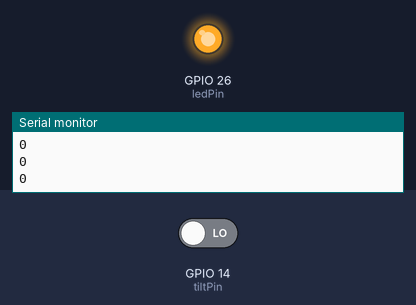
The sketch below on a simulated ESP32. Shown: output pins drawn as LEDs (lit = HIGH), the last lines printed to the serial monitor. The test bench sets the inputs (shaded band); at power-on: GPIO 14 (tiltPin) LOW. WiFi joins after 1.5 s; servers stay silent unless stated.

Above: at 3.0 s.
3.1 s: GPIO 14 (tiltPin) driven HIGH
At 4.5 s:
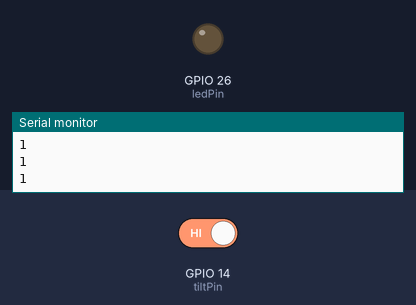
4.8 s: GPIO 14 (tiltPin) driven LOW
At 5.7 s:
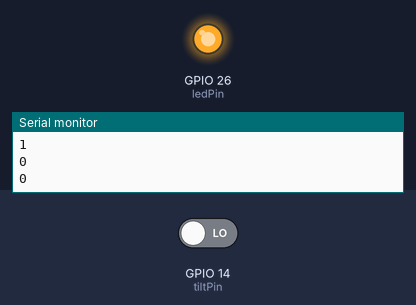
Timing chart, 0 to 7.8 s (numbered marks = the images above; inputs shaded):
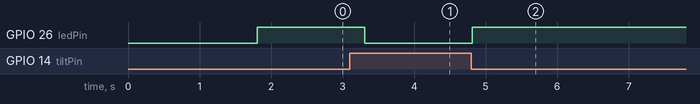

Measured:
- after the input at 3.1 s, GPIO 26 (ledPin): HIGH → LOW after 0.21 s
- after the input at 4.8 s, GPIO 26 (ledPin): LOW → HIGH at once

The sketch:

_9tiltSensor.ino
```cpp
#define BLYNK_TEMPLATE_ID "TMPL699bEqXgV"
#define BLYNK_TEMPLATE_NAME "Tilt Sensor"
#define BLYNK_AUTH_TOKEN "MZt4DAFMdg2ZCtxLAojf9hZ9AGYV1Rb3"

#define BLYNK_PRINT Serial
#include <WiFi.h>
#include <BlynkSimpleEsp32.h>

// Ganti dengan kredensial Blynk Anda
char auth[] = BLYNK_AUTH_TOKEN;
char ssid[] = "";
char pass[] = "";

const int tiltPin = 14;  // Tilt Switch SW-520D
const int ledPin = 26;   // LED
int tiltState = 0;

void setup() {
  Serial.begin(115200);
  Blynk.begin(auth, ssid, pass);
  pinMode(tiltPin, INPUT);
  pinMode(ledPin, OUTPUT);
}

void loop() {
  Blynk.run();
  tiltState = digitalRead(tiltPin);
  Serial.println(tiltState);

  if (tiltState == HIGH) {
    digitalWrite(ledPin, LOW);
    Blynk.virtualWrite(V1, 0);
    Blynk.virtualWrite(V2, "Stabil");
  } else {
    digitalWrite(ledPin, HIGH);
    Blynk.virtualWrite(V1, 1);
    Blynk.virtualWrite(V2, "Miring");
  }

  delay(500);
}
```
